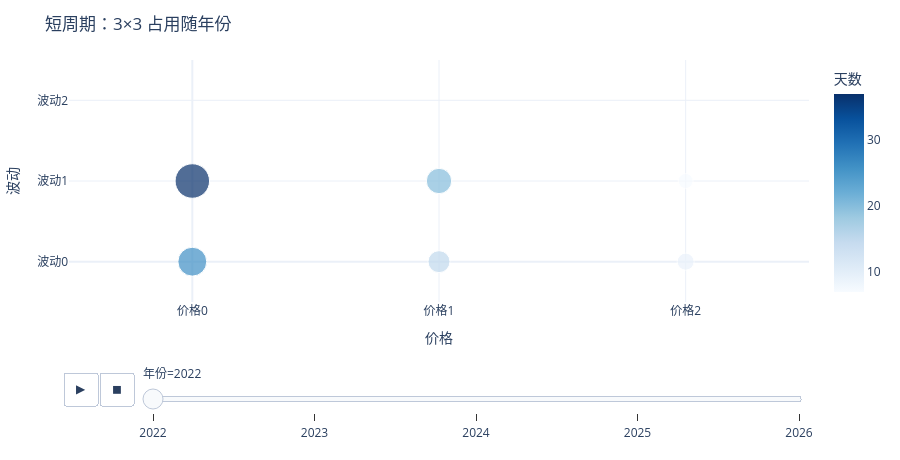

Source (notebook cell):
### Code cell
plot_animation('短价格', '短波动', '短周期').show()

### Figure 1 — Plotly figure (JSON) as saved in the notebook; plotly's stock layout.template omitted (floating-point values rounded to 4 significant figures)
{"data": [{"hovertemplate": "年份=2022<br>价格=%{x}<br>波动=%{y}<br>天数=%{marker.color}<extra></extra>", "legendgroup": "", "marker": {"color": [26, 37, 15, 20, 9, 7], "coloraxis": "coloraxis", "size": [26, 37, 15, 20, 9, 7], "sizemode": "area", "sizeref": 0.06222, "symbol": "circle"}, "mode": "markers", "name": "", "orientation": "v", "showlegend": false, "type": "scatter", "x": [0, 0, 1, 1, 2, 2], "xaxis": "x", "y": [0, 1, 0, 1, 0, 1], "yaxis": "y"}], "layout": {"coloraxis": {"autocolorscale": false, "colorbar": {"title": {"text": "天数"}}, "colorscale": [[0, "rgb(247,251,255)"], [0.125, "rgb(222,235,247)"], [0.25, "rgb(198,219,239)"], [0.375, "rgb(158,202,225)"], [0.5, "rgb(107,174,214)"], [0.625, "rgb(66,146,198)"], [0.75, "rgb(33,113,181)"], [0.875, "rgb(8,81,156)"], [1, "rgb(8,48,107)"]]}, "height": 460, "legend": {"itemsizing": "constant", "tracegroupgap": 0}, "margin": {"b": 40, "l": 40, "r": 20, "t": 60}, "sliders": [{"active": 0, "currentvalue": {"prefix": "年份="}, "len": 0.9, "pad": {"b": 10, "t": 60}, "steps": [{"args": [["2022"], {"frame": {"duration": 0, "redraw": false}, "fromcurrent": true, "mode": "immediate", "transition": {"duration": 0, "easing": "linear"}}], "label": "2022", "method": "animate"}, {"args": [["2023"], {"frame": {"duration": 0, "redraw": false}, "fromcurrent": true, "mode": "immediate", "transition": {"duration": 0, "easing": "linear"}}], "label": "2023", "method": "animate"}, {"args": [["2024"], {"frame": {"duration": 0, "redraw": false}, "fromcurrent": true, "mode": "immediate", "transition": {"duration": 0, "easing": "linear"}}], "label": "2024", "method": "animate"}, {"args": [["2025"], {"frame": {"duration": 0, "redraw": false}, "fromcurrent": true, "mode": "immediate", "transition": {"duration": 0, "easing": "linear"}}], "label": "2025", "method": "animate"}, {"args": [["2026"], {"frame": {"duration": 0, "redraw": false}, "fromcurrent": true, "mode": "immediate", "transition": {"duration": 0, "easing": "linear"}}], "label": "2026", "method": "animate"}], "x": 0.1, "xanchor": "left", "y": 0, "yanchor": "top"}], "title": {"text": "短周期：3×3 占用随年份"}, "updatemenus": [{"buttons": [{"args": [null, {"frame": {"duration": 500, "redraw": false}, "fromcurrent": true, "mode": "immediate", "transition": {"duration": 500, "easing": "linear"}}], "label": "&#9654;", "method": "animate"}, {"args": [[null], {"frame": {"duration": 0, "redraw": false}, "fromcurrent": true, "mode": "immediate", "transition": {"duration": 0, "easing": "linear"}}], "label": "&#9724;", "method": "animate"}], "direction": "left", "pad": {"r": 10, "t": 70}, "showactive": false, "type": "buttons", "x": 0.1, "xanchor": "right", "y": 0, "yanchor": "top"}], "xaxis": {"anchor": "y", "domain": [0, 1], "range": [-0.5, 2.5], "tickmode": "array", "ticktext": ["价格0", "价格1", "价格2"], "tickvals": [0, 1, 2], "title": {"text": "价格"}}, "yaxis": {"anchor": "x", "domain": [0, 1], "range": [-0.5, 2.5], "tickmode": "array", "ticktext": ["波动0", "波动1", "波动2"], "tickvals": [0, 1, 2], "title": {"text": "波动"}}}}
